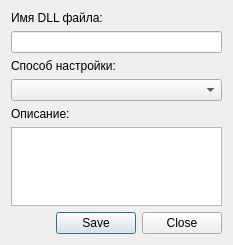
<?xml version="1.0" encoding="UTF-8"?>
<ui version="4.0">
 <class>PluginNewDialog</class>
 <widget class="QDialog" name="PluginNewDialog">
  <property name="geometry">
   <rect>
    <x>0</x>
    <y>0</y>
    <width>233</width>
    <height>245</height>
   </rect>
  </property>
  <property name="windowTitle">
   <string>Dialog</string>
  </property>
  <layout class="QGridLayout" name="gridLayout">
   <item row="1" column="0">
    <widget class="QLineEdit" name="lineEditDll">
     <property name="text">
      <string/>
     </property>
     <property name="maxLength">
      <number>50</number>
     </property>
    </widget>
   </item>
   <item row="6" column="0">
    <widget class="QDialogButtonBox" name="buttonBox">
     <property name="standardButtons">
      <set>QDialogButtonBox::Close|QDialogButtonBox::Save</set>
     </property>
    </widget>
   </item>
   <item row="5" column="0">
    <widget class="QPlainTextEdit" name="plainTextEditComments"/>
   </item>
   <item row="3" column="0">
    <widget class="QComboBox" name="comboBox"/>
   </item>
   <item row="2" column="0">
    <widget class="QLabel" name="label_3">
     <property name="text">
      <string>Способ настройки:</string>
     </property>
    </widget>
   </item>
   <item row="0" column="0">
    <widget class="QLabel" name="label_2">
     <property name="text">
      <string>Имя DLL файла:</string>
     </property>
    </widget>
   </item>
   <item row="4" column="0">
    <widget class="QLabel" name="label">
     <property name="text">
      <string>Описание:</string>
     </property>
    </widget>
   </item>
  </layout>
 </widget>
 <resources/>
 <connections/>
</ui>
